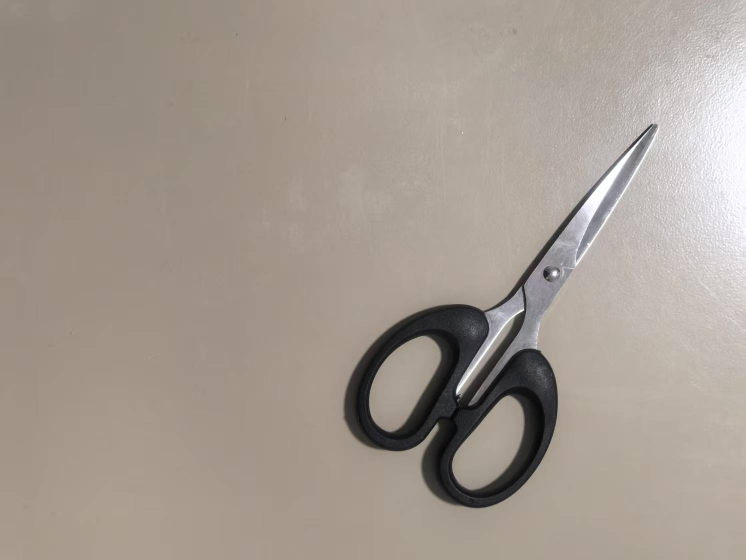
#> input picture image/image_2.jpg, 1492 x 1120 px (shown at 1/2 size)
$ python '亮度矫正.py'
#> lines starting #> are read from the running program, lines starting #| are printed output that depends on the picture; after the words box and inside, x2 and y2 are one past the last pixel; in counts of white or black regions, pixels touching at a corner belong together
### show.py
import cv2
def show(img):
    # 显示结果
    img = size_change(img)
    cv2.imshow(" ", img)
    cv2.waitKey(0)
    cv2.destroyAllWindows()
def size_change(orig):
    # 设定新的尺寸
    new_width = int(orig.shape[1] * 0.3)  # 宽度减小
    new_height = int(orig.shape[0] * 0.3)  # 高度减小
    new_size = (new_width, new_height)
    # 使用 INTER_AREA 插值方法缩小图像
    return cv2.resize(orig, new_size, interpolation=cv2.INTER_AREA)

### 亮度矫正.py
import cv2
import numpy as np
from show import show
import matplotlib.pyplot as plt
def analyze_histogram(img_path):
    img = cv2.imread(img_path)
    gray = cv2.cvtColor(img, cv2.COLOR_BGR2GRAY)
    hist = cv2.calcHist([gray],[0],None,[300],[0,300])
    plt.plot(hist)
    plt.show()
def highlight_suppression(img_path):
#> called with img_path = 'image/image_2.jpg'
    img = cv2.imread(img_path)
#> img is the input picture: shape (1120, 1492, 3); mean B, G, R 145, 153.9, 164.5
    hsv = cv2.cvtColor(img, cv2.COLOR_BGR2HSV)
#> hsv: shape (1120, 1492, 3); mean H, S, V 22.8, 31.5, 164.8

    # 检测高光区域（V通道）
    v = hsv[:, :, 2]
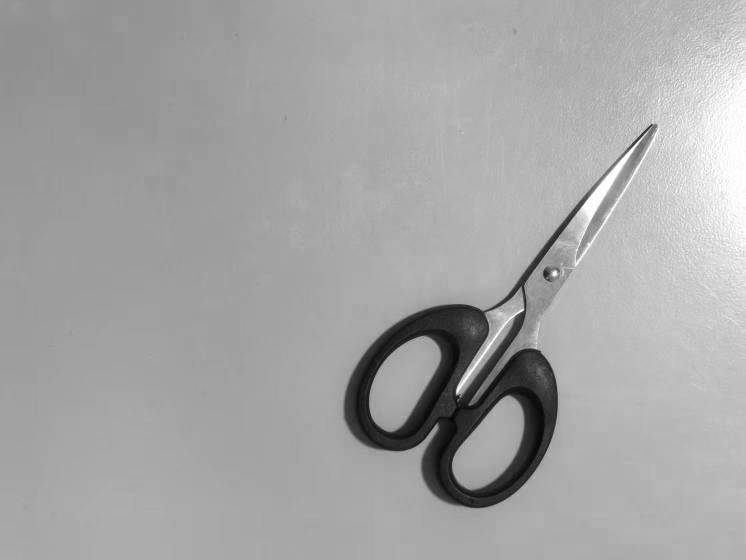
#> v: shape (1120, 1492) (shown at 1/2 size); min 2, max 255, mean 164.8
    _, mask = cv2.threshold(v, 200, 255, cv2.THRESH_BINARY)  # 调整阈值
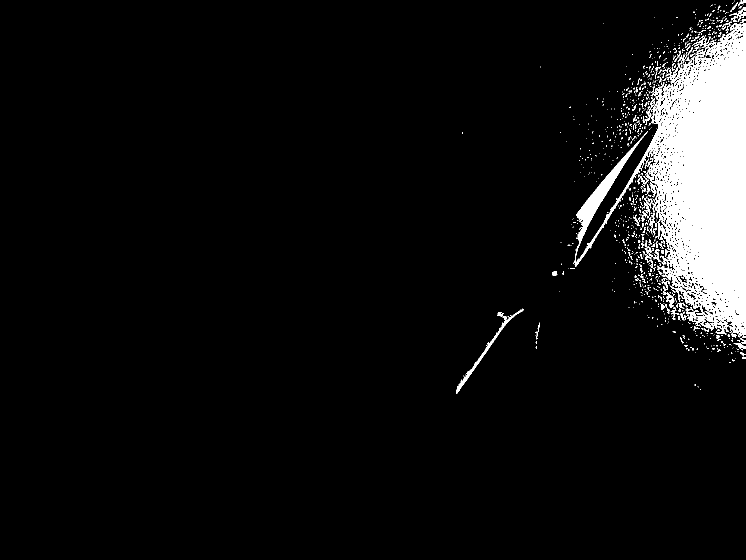
#> mask: shape (1120, 1492) (shown at 1/2 size); 5.9% white; 996 white regions (886 under 20 px), largest, box (x1, y1, x2, y2) and area: (1147, 47, 1492, 675) 88752, (913, 617, 1048, 788) 1174, (1326, 583, 1349, 616) 276

    # 修复高光区域
    kernel = cv2.getStructuringElement(cv2.MORPH_ELLIPSE, (5, 5))
    mask = cv2.morphologyEx(mask, cv2.MORPH_CLOSE, kernel)
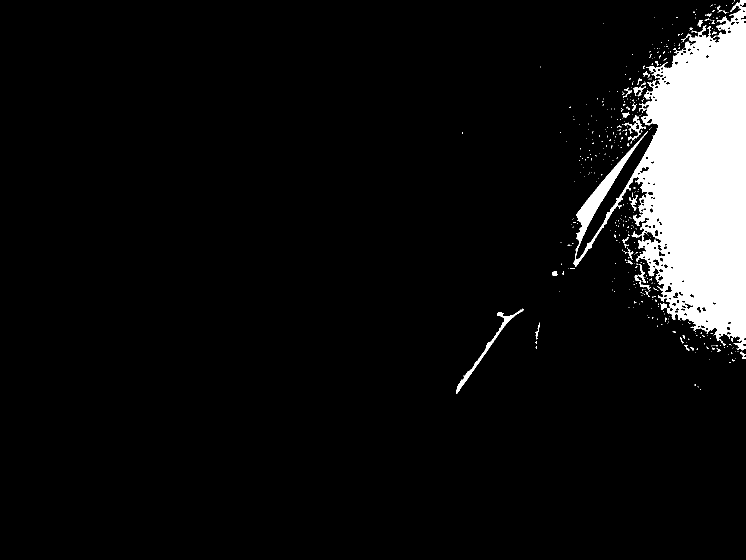
#> mask: shape (1120, 1492) (shown at 1/2 size); 7.1% white; 432 white regions (398 under 20 px), largest, box (x1, y1, x2, y2) and area: (1147, 0, 1492, 701) 113447, (913, 617, 1048, 788) 1378, (1248, 230, 1292, 281) 470

    # 使用邻近区域颜色填充
    result = cv2.inpaint(img, mask, inpaintRadius=3, flags=cv2.INPAINT_TELEA)
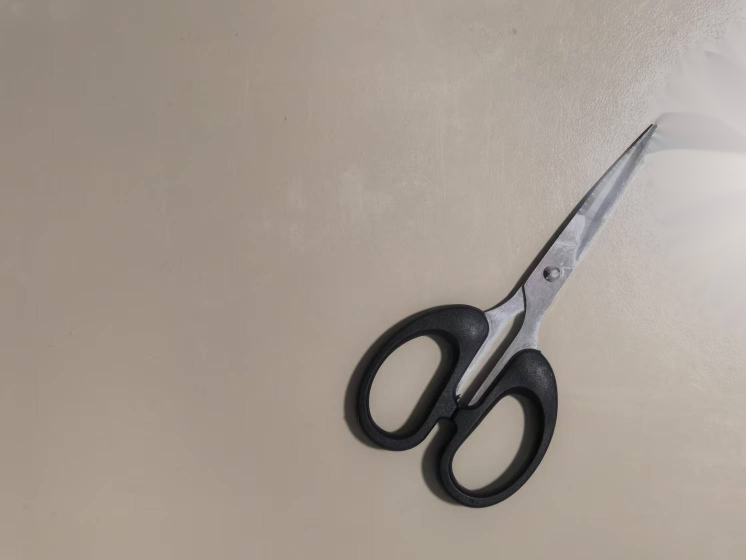
#> result: shape (1120, 1492, 3) (shown at 1/2 size); mean B, G, R 143.3, 152.4, 163.1

    # 显示结果
    show(np.hstack([img, result]))
#> in size_change, `return cv2.resize(orig, new_size, interpolation=cv2.INTER_AREA)`:
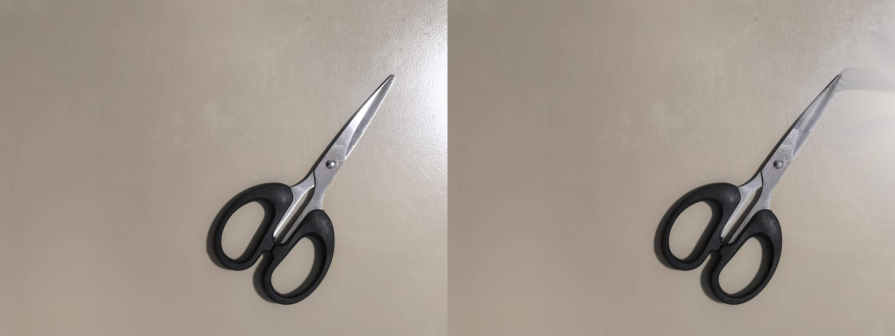
#> returned value: shape (336, 895, 3); mean of channels 0, 1, 2 144.2, 153.1, 163.8; drawn as B, G, R
    cv2.imwrite('result/result2.jpg', result)

if __name__ == "__main__":
    # 使用示例
    #analyze_histogram("image/base.jpg")
    highlight_suppression("image/image_2.jpg")

$ run again, with image/base.jpg copied over image/image_2.jpg
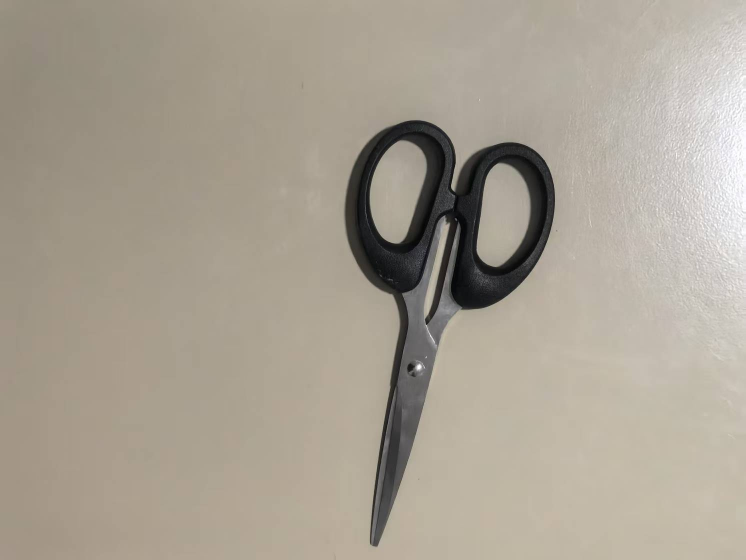
#> input picture image/base.jpg, 1492 x 1120 px (shown at 1/2 size)
#> in highlight_suppression, img is the input picture: shape (1120, 1492, 3); mean B, G, R 147.3, 160.8, 168.8
#> hsv: shape (1120, 1492, 3); mean H, S, V 23.4, 32.8, 168.9
#> in highlight_suppression, `_, mask = cv2.threshold(v, 200, 255, cv2.THRESH_BINARY)`:
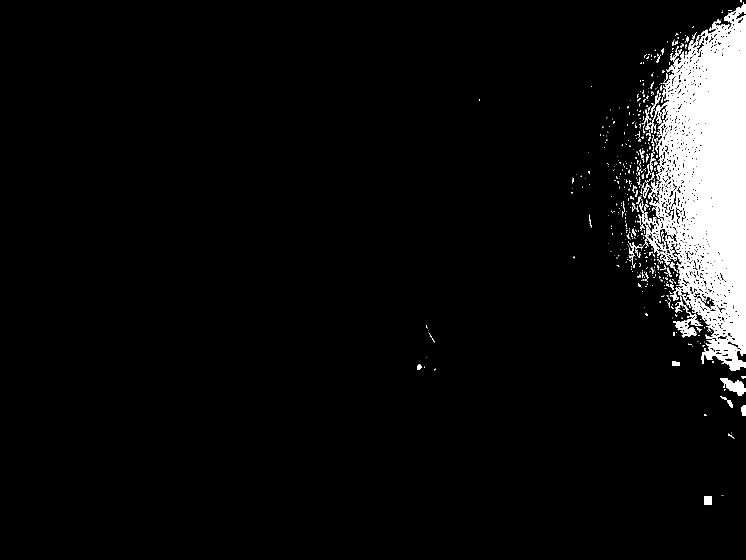
#> mask: shape (1120, 1492) (shown at 1/2 size); 5.7% white; 551 white regions (460 under 20 px), largest, box (x1, y1, x2, y2) and area: (1297, 4, 1492, 742) 83828, (1291, 450, 1354, 531) 1190, (1346, 610, 1406, 675) 1108
#> in size_change, `return cv2.resize(orig, new_size, interpolation=cv2.INTER_AREA)`:
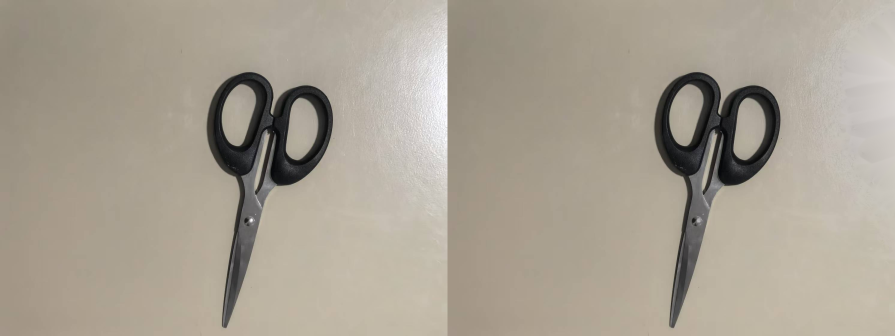
#> returned value: shape (336, 895, 3); mean of channels 0, 1, 2 146.8, 160.3, 168.4; drawn as B, G, R

$ run again, with image/image_1.jpg copied over image/image_2.jpg
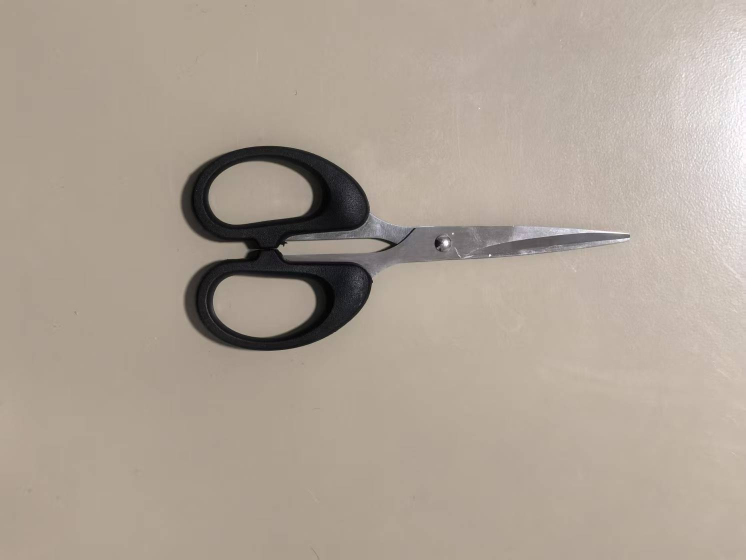
#> input picture image/image_1.jpg, 1492 x 1120 px (shown at 1/2 size)
#> in highlight_suppression, img is the input picture: shape (1120, 1492, 3); mean B, G, R 150, 162.6, 174.7
#> hsv: shape (1120, 1492, 3); mean H, S, V 21.3, 36.5, 174.8
#> in highlight_suppression, `_, mask = cv2.threshold(v, 200, 255, cv2.THRESH_BINARY)`:
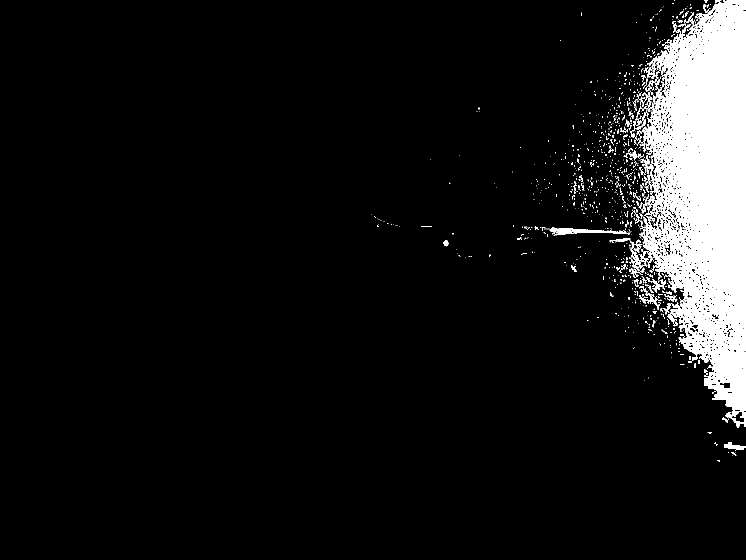
#> mask: shape (1120, 1492) (shown at 1/2 size); 7.6% white; 1018 white regions (902 under 20 px), largest, box (x1, y1, x2, y2) and area: (1260, 0, 1492, 856) 115757, (1099, 455, 1260, 471) 1036, (1279, 572, 1323, 620) 422
#> in size_change, `return cv2.resize(orig, new_size, interpolation=cv2.INTER_AREA)`:
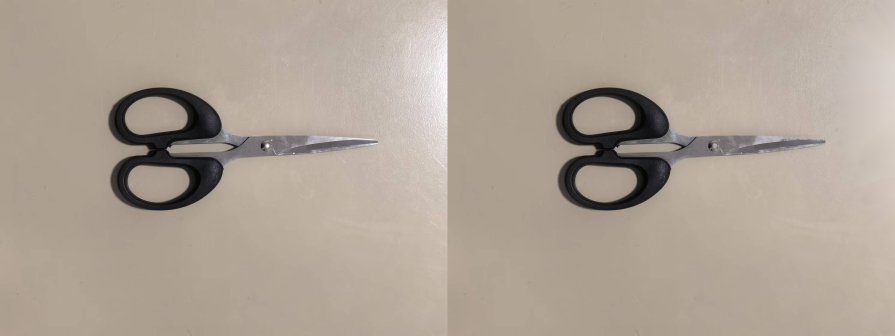
#> returned value: shape (336, 895, 3); mean of channels 0, 1, 2 149.5, 162.1, 174.3; drawn as B, G, R
